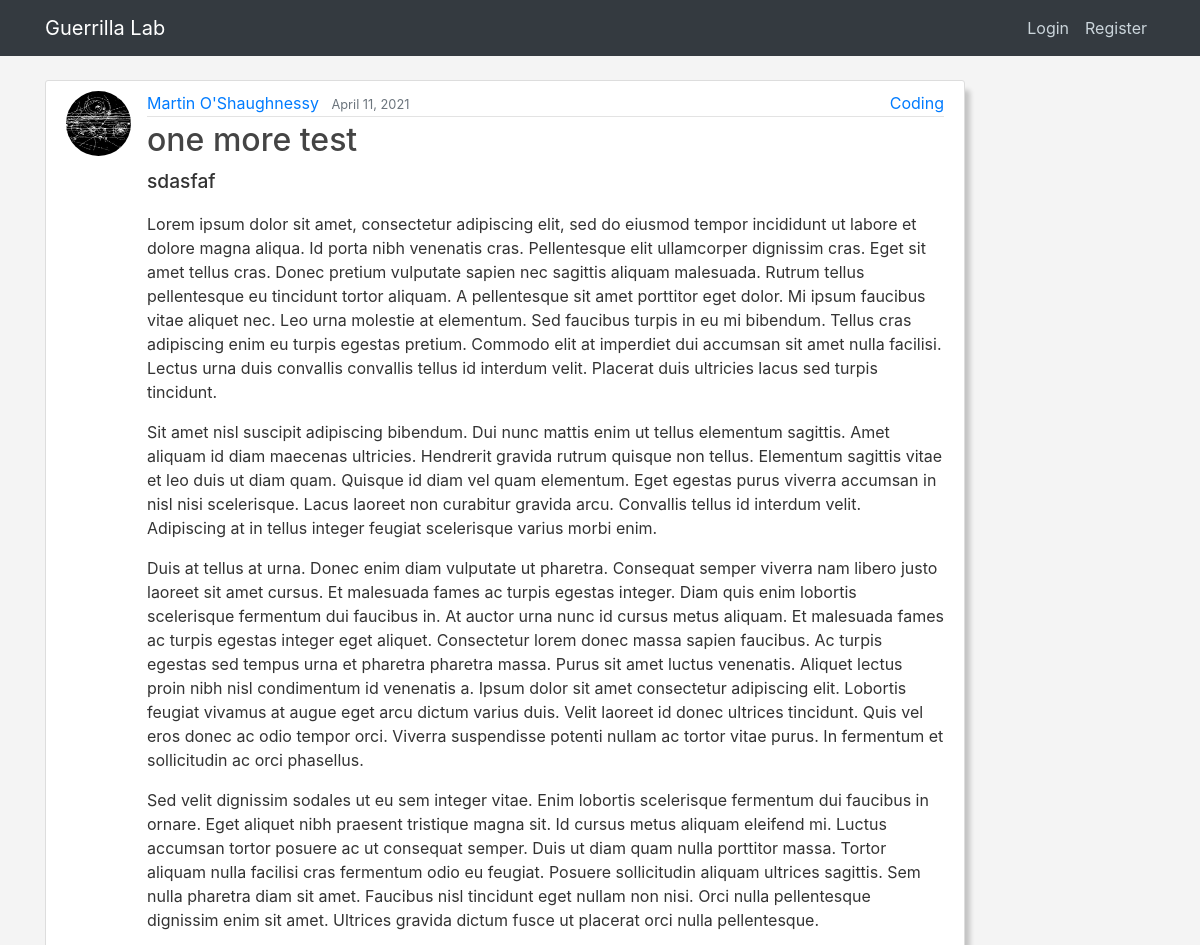
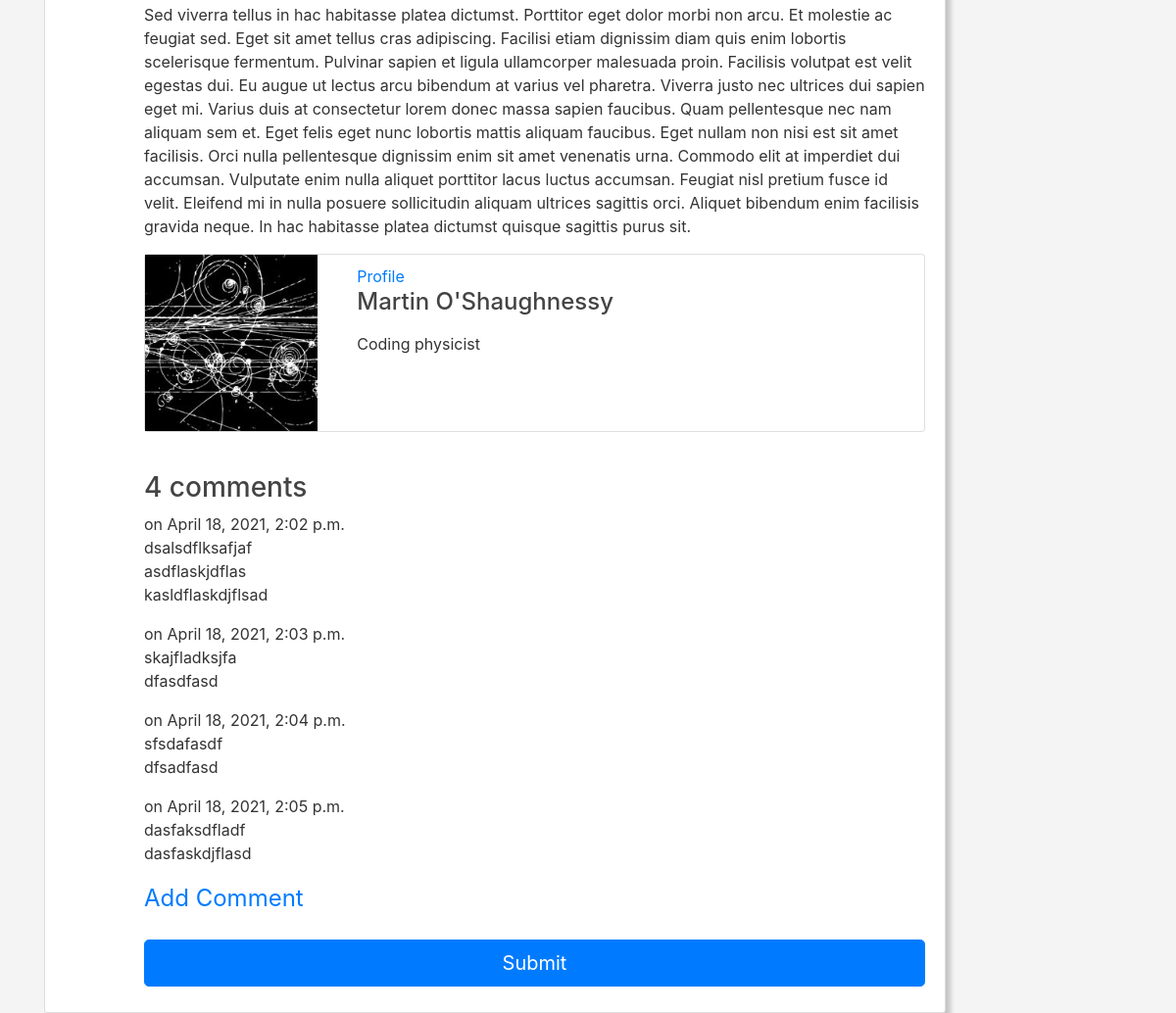
The page /post/one-more-test/ on the database its author committed (2 pictures, top to bottom).
### blog/models.py (models this page shows, shortened)
class Post(models.Model):
    title = models.CharField(max_length=100)
    featured = models.BooleanField(default=False)
    slug = AutoSlugField(populate_from='get_populate_from',
                         unique_with=['author', 'date_posted'],
                         slugify=slugify)
    content = RichTextField(blank=True, null=True)      # Rich text editor
    subheading = models.TextField(max_length=350, blank=True, default=None)
    date_posted = models.DateTimeField(default=timezone.now)
    updated = models.DateTimeField(auto_now=True, null=True)
    author = models.ForeignKey(User, on_delete=models.CASCADE)
    category = models.CharField(max_length=30, default=None)
    head_image = models.URLField(null=True, blank=True)
    tags = TaggableManager(blank=True)
    likes = models.ManyToManyField(
        User, blank=True, related_name='blog_likes')
    dislikes = models.ManyToManyField(
        User, blank=True, related_name='blog_dislikes')

class Comment(MPTTModel):
    comment = models.ForeignKey(
        Post, related_name="comments", on_delete=models.CASCADE)
    parent = TreeForeignKey('self', on_delete=models.CASCADE,
                            null=True, blank=True, related_name='children')
    reply_to = models.ForeignKey(User, null=True, blank=True,
                                 on_delete=models.CASCADE, related_name='replyers')
    body = RichTextField(blank=True, null=True)
    date = models.DateTimeField(auto_now_add=True)
    class MPTTMeta:
        order_insertion_by = ['date']

### users/models.py (models this page shows, shortened)
class Profile(models.Model):
    user = models.OneToOneField(User, on_delete=models.CASCADE)
    bio = models.TextField(max_length=1000, blank=True, null=True)
    image = models.ImageField(default='default.jpg', upload_to='profile_pics')
    website = models.CharField(max_length=300, blank=True, null=True)
    linkedin = models.CharField(max_length=300, blank=True, null=True)
    github = models.CharField(max_length=300, blank=True, null=True)
    twitter = models.CharField(max_length=300, blank=True, null=True)
    instagram = models.CharField(max_length=300, blank=True, null=True)
    facebook = models.CharField(max_length=300, blank=True, null=True)
    youtube = models.CharField(max_length=300, blank=True, null=True)

### blog/views.py (the view, shortened to what this page needs)
# urls.py: path('post/<slug>/', PostDetailView.as_view(), name='post-detail'),
class PostDetailView(DetailView):
    model = Post
    form_class = CommentForm
    context_object_name = 'post'

### blog/templates/blog/post_detail.html (shortened to what this page needs)
{% extends "blog/base.html" %}
{% load crispy_forms_tags %}
{% block content %}
<article class="media content-section">
    <img class="rounded-circle article-img" src="{{ post.author.profile.image.url }}" alt=""/>
    <div class="media-body article-top">
        <div class="article-metadata">
            <a class="mr-2" href="{% url 'user-posts' post.author.username %}">
                {{ post.author.first_name}} {{post.author.last_name }}</a>
                <small class="text-muted">{{ post.date_posted|date:"F d, Y" }}</small>
            <a class="article-category" href="{% url 'category' post.category %}">{{ post.category }}</a>
        </div>
        <h2 class="article-title">{{ post.title }}</h2>
        <p class="article-subtitle">{{ post.subheading }}</p>
        <p class="article-content">{{ post.content|safe }}</p>
        {% if post.author.profile %}
            <div class="card mb-3">
                <div class="row g-0">
                    <div class="col-md-3">
                        <img class="article-end-img" src="{{ post.author.profile.image.url }}" alt="..."/>
                    </div>
                    <div class="col-md-9">
                        <div class="card-body">
                            <a href="{% url 'profile-page' post.author.profile.id %}">Profile</a>
                            <h4 class="card-title mb-2">
                                {{ post.author.first_name }} {{post.author.last_name}}
                            </h4>
                            <p class="card-text">{{ post.author.profile.bio }}</p>
                        </div>
                    </div>
                </div>
            </div>
        {% endif %}
        <br />
        {% load mptt_tags %}
        {% if not post.comments.all %}
            <h3>No Comments Yet</h3>
            {% if user.is_authenticated%}
                Be the first to comment...
                <a href="{% url 'post-comment' post.slug %}"><i class="fas fa-comment"></i></a>
            {% else %}
                <a href="{% url 'login' %}">Login</a> or
                <a href="{% url 'register' %}">Sign up</a> to post a comment.
            {% endif%}
        {% else %}
            <h3>
                {{ post.comments.count }} comment{{post.comments.count|pluralize}}
            </h3>
            {% for comment in post.comments.all%}
                <strong>{{ user.username }}</strong> on {{ comment.date }}
                <br />
                {{ comment.body|linebreaks }}
            {% endfor %}
        {% endif %}
        <div class="content-secton">
            <form id="comment-form" method="POST">
                <fieldset class="form-group">
                    <legend><a href="">Add Comment</a></legend>
                </fieldset>
                <div class="form-group">
                    <button type="submit" class="btn btn-primary btn-lg btn-block">
                        Submit
                    </button>
                </div>
            </form>
        </div>
    </div>
</article>
<br /><br />
{% endblock content %}

### blog/static/blog/main.css (style rules this page uses)
:root { --primary-color: #111; --secondary-color: #f4f4f4; --tertiary-color: #333; --bg-dark: #111; --bg-light: lightgrey; --text-dark: #000; --text-md: #333; --text-light: #fff; }
body { background: var(--secondary-color); color: var(--text-md); margin-top: 5rem; }
h1, h2, h3, h4, h5, h6 { color: #444444; }
.content-section { background: #ffffff; padding: 10px 20px; border: 1px solid #dddddd; border-radius: 3px; margin-bottom: 20px; box-shadow: 5px 10px 5px rgba(0,0,0,0.2); }
.article-title { color: #444444; }
.article-subtitle { font-weight: 500; font-size: 1.2rem; color: var(--tertiary-color); }
.article-content { white-space: pre-line; }
.article-img { height: 65px; width: 65px; margin-right: 16px; }
.article-end-img { width: 100%; max-height: 180px; object-fit: cover; }
.card-body { padding: 10px; }
.article-metadata { padding-bottom: 1px; margin-bottom: 4px; border-bottom: 1px solid #e3e3e3; }
.article-top { position: relative; }
.article-category { position: absolute; right: 0; }

### rows shown on the page
Post: author.profile.image (picture), author.first_name "Martin", author.last_name "O'Shaughnessy", date_posted "April 11, 2021", category "Coding", title "one more test", subheading "sdasfaf", content "Lorem ipsum dolor sit amet, consectetur adipiscing elit, sed do eiusmod tempor incididunt ut labore et dolore magna aliqua. Id porta nibh venenatis cras. Pellentesque elit ullamcorper dignissim cras. Eget sit amet tellus cras. Donec pretium vulputate sapien nec sagittis aliquam malesuada. Rutrum tellus pellentesque eu tincidunt tortor aliquam. A pellentesque sit amet porttitor eget dolor. Mi ipsum faucibus vitae aliquet nec. Leo urna molestie at elementum. Sed faucibus turpis in eu mi bibendum. Tellus cras adipiscing enim eu turpis egestas pretium. Commodo elit at imperdiet dui accumsan sit amet nulla facilisi. Lectus urna duis convallis convallis tellus id interdum velit. Placerat duis…", author.profile.bio "Coding physicist", comments.count "4"
Comment: date "April 18, 2021, 2:02 p.m.", body "dsalsdflksafjaf asdflaskjdflas kasldflaskdjflsad"
Comment: date "April 18, 2021, 2:03 p.m.", body "skajfladksjfa dfasdfasd"
Comment: date "April 18, 2021, 2:04 p.m.", body "sfsdafasdf dfsadfasd"
Comment: date "April 18, 2021, 2:05 p.m.", body "dasfaksdfladf dasfaskdjflasd"
